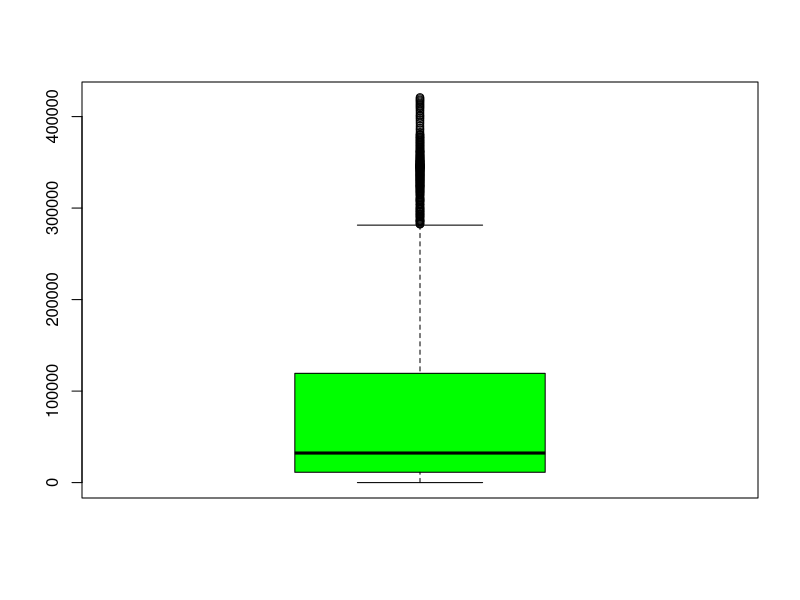

Source code (R):
cases =  read.csv("data.csv",header = TRUE,sep = ",",
                  colClasses = c("NULL","NULL","NULL","NULL"
                                 ,"NULL","numeric","NULL","NULL",
                                 "NULL","NULL","NULL","NULL"))
confirm_cases = c(0)
for (a in cases[1])
{
  confirm_cases =  append(confirm_cases,a)
}
options(scipen=10000)

jpeg(file="D:/web/Prob Project/public/images/confirmCasesBoxPlot.jpeg",
     width=600, height=350)
boxplot(confirm_cases, col="green")
dev.off()